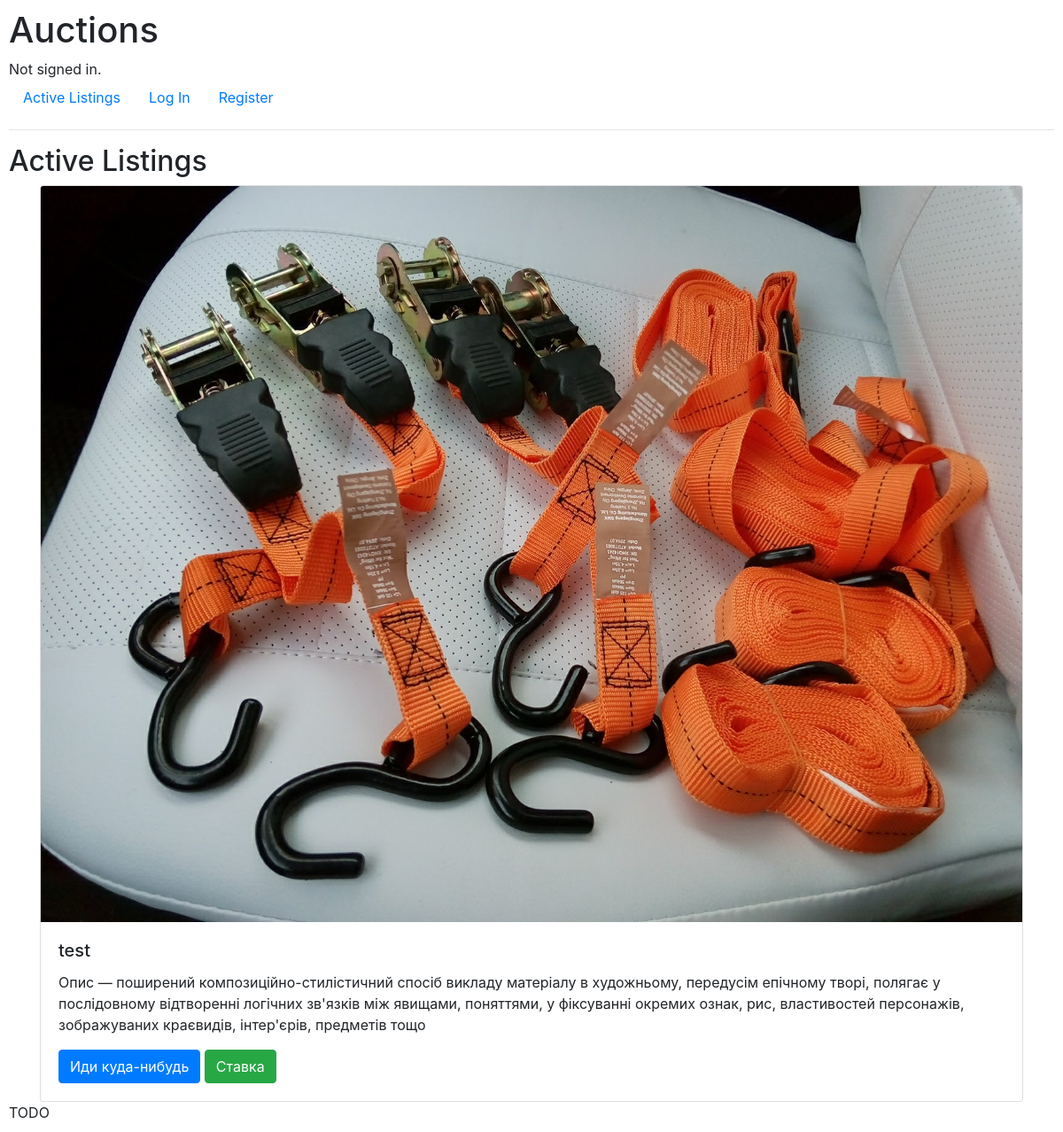
The page / on the database its author committed.
### auctions/models.py (models this page shows, shortened)
class Goods(models.Model):
    title = models.CharField(max_length = 50, verbose_name="Товар")
    content = models.TextField(null = True, blank = True, verbose_name="Опис")
    price = models.FloatField(null = True, blank = True, verbose_name="Ціна")
    published = models.DateTimeField(auto_now_add = True, db_index = True, verbose_name="Опубліковано")
    image = models.ImageField(upload_to='images/', blank=True, verbose_name="Зображення")
    winner = models.ForeignKey(User, related_name="won_item", on_delete=models.SET_NULL, null=True, default=None)

### auctions/views.py (the view)
# urls.py: path("", views.index, name="index"),
def index(request):
    return render(request, "auctions/index.html", {
      "goods": Goods.objects.all(),
    })

### auctions/templates/auctions/index.html
{% extends "auctions/layout.html" %}
{% load static %}
{% block body %}
    <h2>Active Listings</h2>
        {% for f in goods %}
        <div class="container">
            <div class="row align-items-start">
                <div class="col">
                <div class="card">
                    <img src="{{ f.image.url }}" class="card-img-top" alt="...">
                    <div class="card-body">
                    <h5 class="card-title">{{ f.title }}</h5>
                    <p class="card-text">{{ f.content }}</p>
                    <a href="{% url 'product' f.pk %}" class="btn btn-primary">Иди куда-нибудь</a>
                    <button type="button" class="btn btn-success">Ставка</button>
                    </div>
                </div>
                </div>
            </div>
        </div>
          {% endfor %}
    TODO
{% endblock %}

### auctions/static/auctions/styles.css (style rules this page uses)
body { padding: 10px; }

### rows shown on the page
Goods: image (picture), title "test", content "Опис — поширений композиційно-стилістичний спосіб викладу матеріалу в художньому, передусім епічному творі, полягає у послідовному відтворенні логічних зв'язків між явищами, поняттями, у фіксуванні окремих ознак, рис, властивостей персонажів, зображуваних краєвидів, інтер'єрів, предметів тощо"
